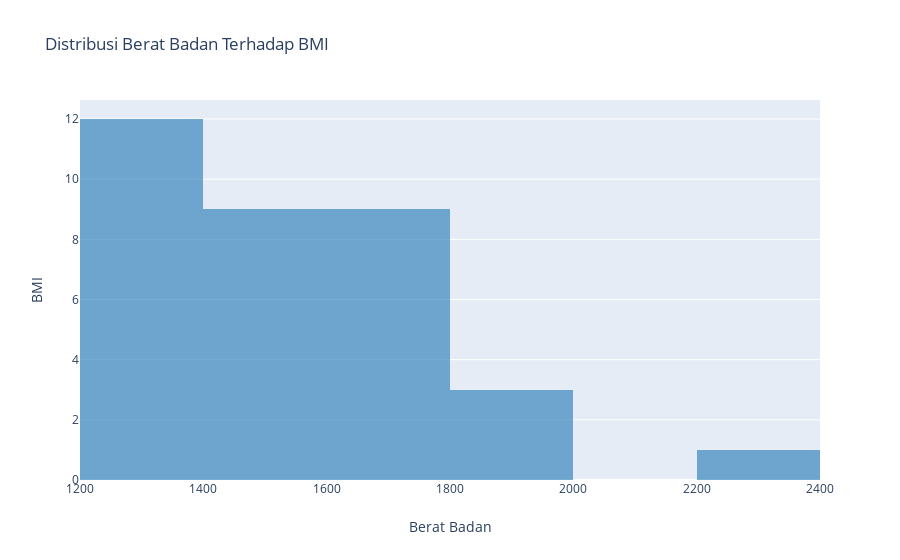

Source (notebook cell):
### Code cell
trace1 = go.Histogram(
    x = df['berat'],
    y = df['bmi'],
    name = 'Berat Badan',
    histfunc = 'avg',
    marker = dict(opacity=0.6)
)
trace2 = go.Histogram(
    x = df['berat'],
    y = df['bmi'],
    name = 'Berat Badan',
    histfunc = 'avg',
    marker = dict(opacity=0.6)
)
layout = go.Layout(title='Distribusi Berat Badan Terhadap BMI',
                  xaxis=dict(title='Berat Badan'),
                   yaxis=dict(title='BMI'),
                  )
fig = go.Figure(data=data, layout=layout)
iplot(fig, filename='berat-bmi')

### Figure 1 — Plotly figure (JSON) as saved in the notebook; plotly's stock layout.template omitted (floating-point values rounded to 4 significant figures)
{"data": [{"marker": {"color": "#1f77b4", "opacity": 0.6}, "type": "histogram", "x": [1776.0, 1392.0, 1668.0, 1896.0, 1403.0, 1395.0, 1345.0, 1301.0, 1996.0, 1762.0, 1688.0, 1531.0, 1636.0, 1739.0, 1550.0, 1256.0, 1212.0, 1656.0, 2281.0, 1302.0, 1519.0, 1346.0, 1493.0, 1340.0, 1237.0, 1477.0, 1796.0, 1402.0, 1263.0, 1542.0, 1489.0, 1668.0, 1280.0, 1849.0]}], "layout": {"title": {"text": "Distribusi Berat Badan Terhadap BMI"}, "xaxis": {"title": {"text": "Berat Badan"}}, "yaxis": {"title": {"text": "BMI"}}}}
